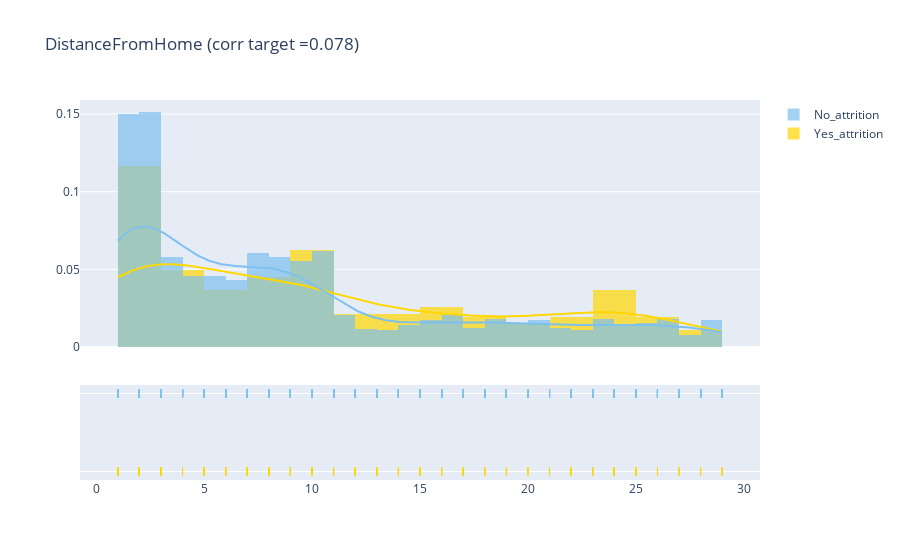

Notebook source saved alongside this figure:
### Markdown cell above
## What is effect of the distance from home on attrition ?

### Code cell
plot_distribution('DistanceFromHome', False)
barplot('DistanceFromHome', False)

### Figure 1 — Plotly figure (JSON) as saved in the notebook; plotly's stock layout.template omitted (floating-point values rounded to 4 significant figures; data arrays with more than 128 entries replaced by an {"elided": "..."} marker saying what was removed)
{"data": [{"autobinx": false, "histnorm": "probability density", "legendgroup": "Yes_attrition", "marker": {"color": "#FFD700"}, "name": "Yes_attrition", "opacity": 0.7, "type": "histogram", "x": {"elided": "237 int values"}, "xaxis": "x", "xbins": {"end": 29, "size": false, "start": 1}, "yaxis": "y"}, {"autobinx": false, "histnorm": "probability density", "legendgroup": "No_attrition", "marker": {"color": "#7EC0EE"}, "name": "No_attrition", "opacity": 0.7, "type": "histogram", "x": {"elided": "1233 int values"}, "xaxis": "x", "xbins": {"end": 29, "size": false, "start": 1}, "yaxis": "y"}, {"legendgroup": "Yes_attrition", "marker": {"color": "#FFD700"}, "mode": "lines", "name": "Yes_attrition", "showlegend": false, "type": "scatter", "x": {"elided": "500 float values"}, "xaxis": "x", "y": {"elided": "500 float values"}, "yaxis": "y"}, {"legendgroup": "No_attrition", "marker": {"color": "#7EC0EE"}, "mode": "lines", "name": "No_attrition", "showlegend": false, "type": "scatter", "x": {"elided": "500 float values"}, "xaxis": "x", "y": {"elided": "500 float values"}, "yaxis": "y"}, {"legendgroup": "Yes_attrition", "marker": {"color": "#FFD700", "symbol": "line-ns-open"}, "mode": "markers", "name": "Yes_attrition", "showlegend": false, "type": "scatter", "x": {"elided": "237 int values"}, "xaxis": "x", "y": {"elided": "237 str values"}, "yaxis": "y2"}, {"legendgroup": "No_attrition", "marker": {"color": "#7EC0EE", "symbol": "line-ns-open"}, "mode": "markers", "name": "No_attrition", "showlegend": false, "type": "scatter", "x": {"elided": "1233 int values"}, "xaxis": "x", "y": {"elided": "1233 str values"}, "yaxis": "y2"}], "layout": {"barmode": "overlay", "hovermode": "closest", "legend": {"traceorder": "reversed"}, "title": {"text": "DistanceFromHome (corr target =0.078)"}, "xaxis": {"anchor": "y2", "domain": [0, 1], "zeroline": false}, "yaxis": {"anchor": "free", "domain": [0.35, 1], "position": 0}, "yaxis2": {"anchor": "x", "domain": [0, 0.25], "dtick": 1, "showticklabels": false}}}
